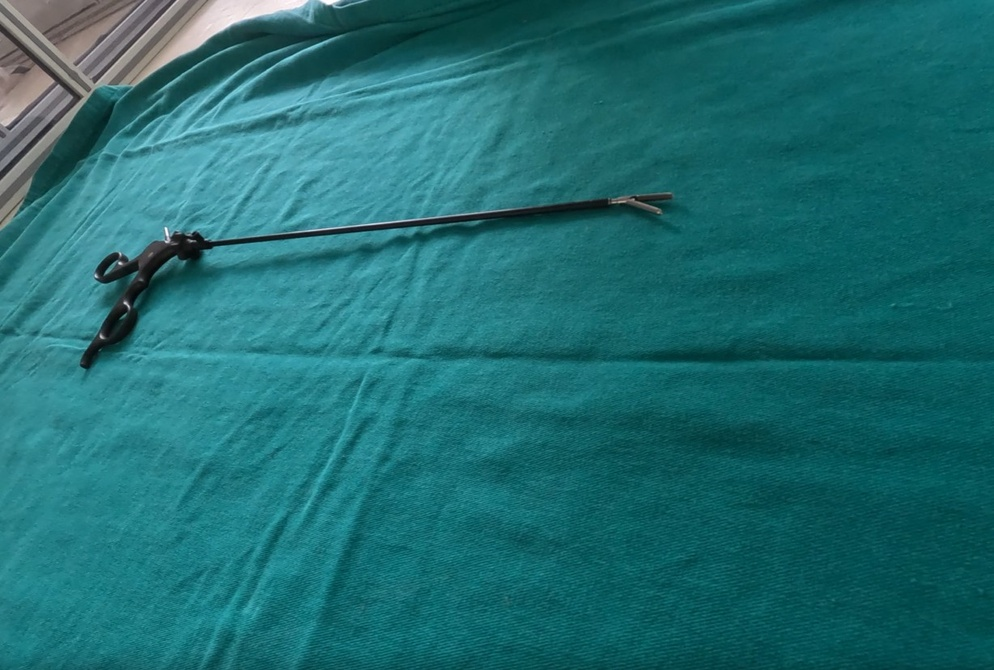
#> input picture images-cme/CME_13_1.jpg, 994 x 670 px, shrunk from 1228 x 828 before the run
$ python atividade_pratica_3_c.py
#> lines starting #> are read from the running program, lines starting #| are printed output that depends on the picture; after the words box and inside, x2 and y2 are one past the last pixel; in counts of white or black regions, pixels touching at a corner belong together
import cv2

path1 = 'images-cme/CME_13_1.jpg'
path2 = 'images-cme/CME_13_2.jpg'
path3 = 'images-cme/CME_13_3.jpg'

cme_img_1 = cv2.imread('images-cme/CME_13_1.jpg')
#> cme_img_1 is the input picture: shape (670, 994, 3); mean B, G, R 113.1, 108.8, 31
cme_img_2 = cv2.imread('images-cme/CME_13_2.jpg')
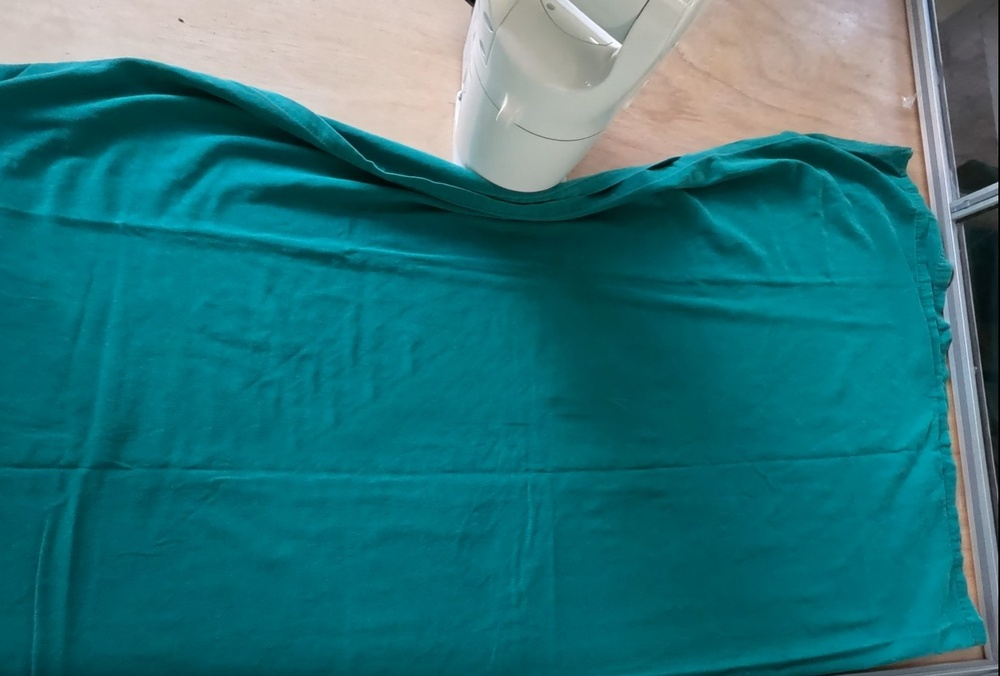
#> input picture images-cme/CME_13_2.jpg, 1000 x 676 px, shrunk from 1236 x 836 before the run
#> cme_img_2 is the input picture: shape (676, 1000, 3); mean B, G, R 123, 116.7, 40.5
cme_img_3 = cv2.imread('images-cme/CME_13_3.jpg')
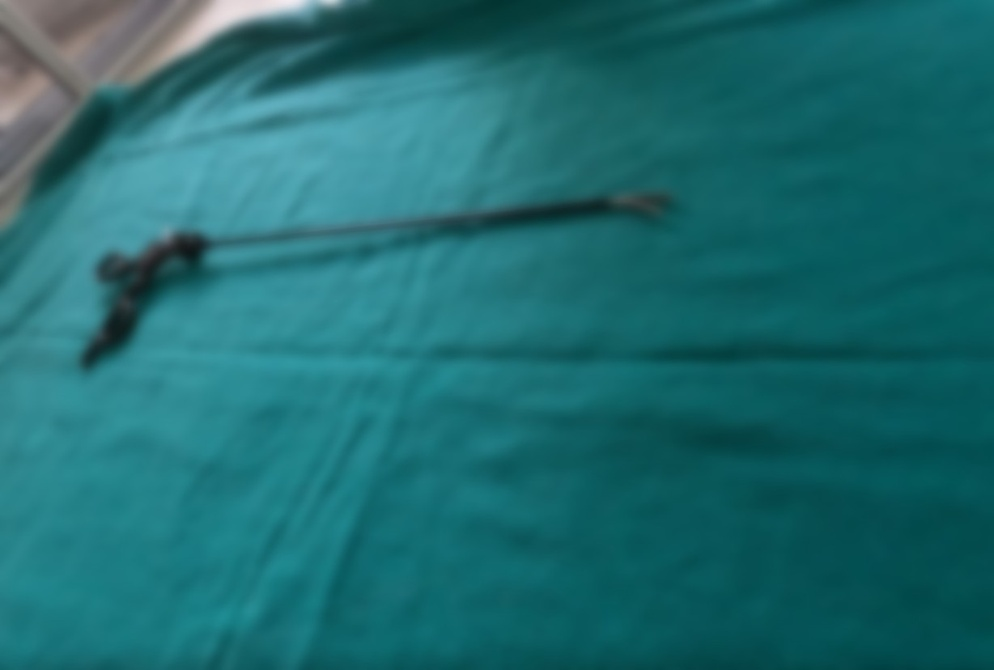
#> input picture images-cme/CME_13_3.jpg, 994 x 670 px, shrunk from 1228 x 828 before the run
#> cme_img_3 is the input picture: shape (670, 994, 3); mean B, G, R 112.2, 107.8, 30

cme_img_1 = cv2.cvtColor(cme_img_1, cv2.COLOR_BGR2RGB)
cme_img_2 = cv2.cvtColor(cme_img_2, cv2.COLOR_BGR2RGB)
cme_img_3 = cv2.cvtColor(cme_img_3, cv2.COLOR_BGR2RGB)

canny_image_1 = cv2.Canny(cme_img_1, 100, 200)
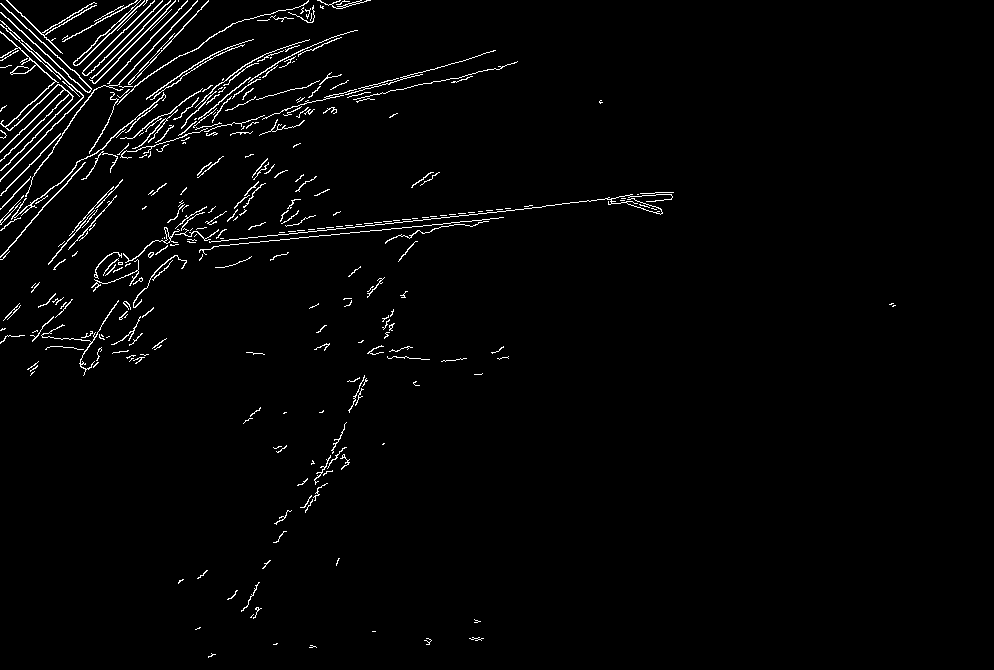
#> canny_image_1: shape (670, 994); 2.1% white in thin lines or dots, all inside (x1, y1, x2, y2) = (0, 0, 896, 658)
canny_image_2 = cv2.Canny(cme_img_2, 100, 200)
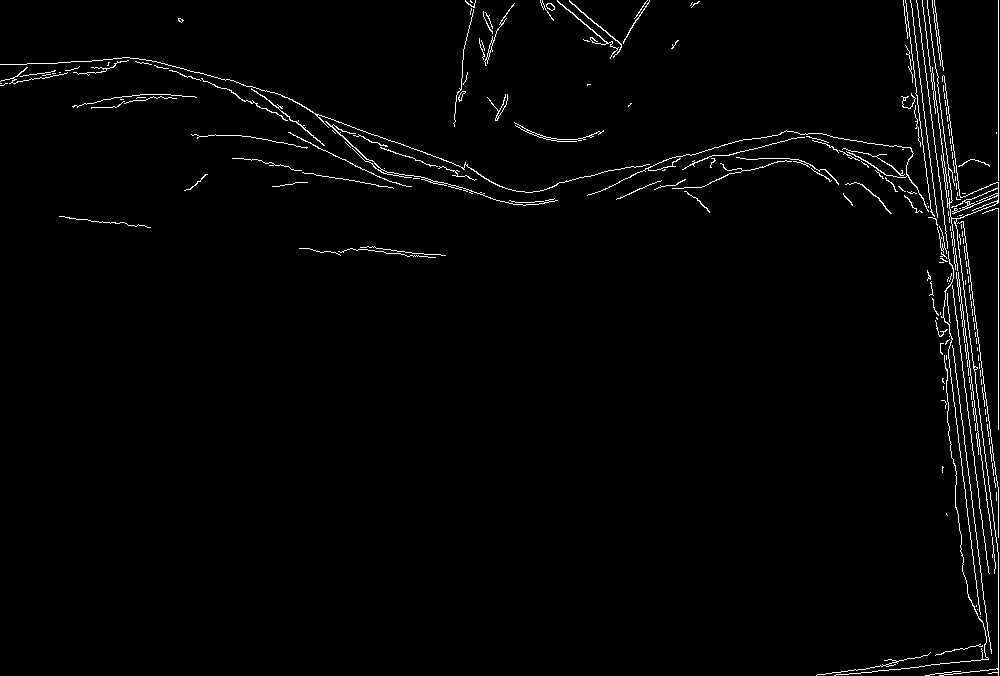
#> canny_image_2: shape (676, 1000); 1.8% white in thin lines or dots
canny_image_3 = cv2.Canny(cme_img_3, 100, 200)
#> canny_image_3: shape (670, 994); every value is 0

if canny_image_1.mean() < 1:
    print(f'A imagem {path1} está borrada')

if canny_image_2.mean() < 1:
    print(f'A imagem {path2} está borrada')

if canny_image_3.mean() < 1:
    print(f'A imagem {path3} está borrada')
